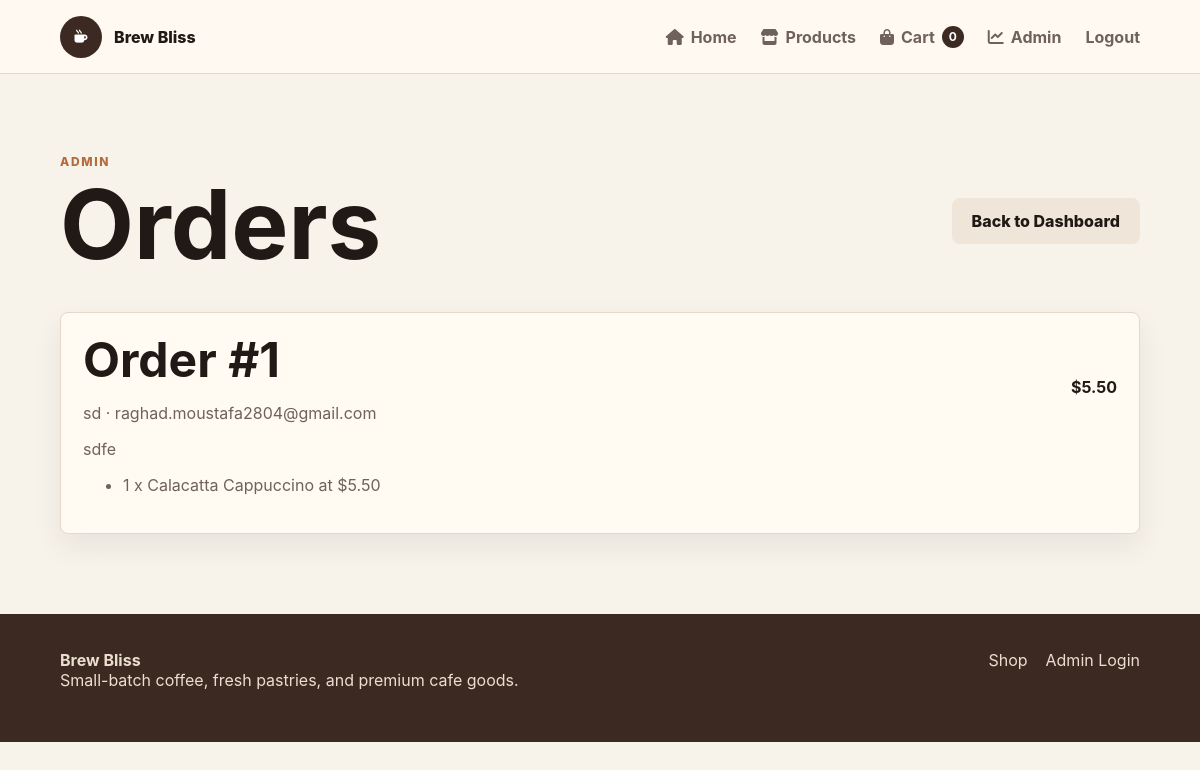
The app's page /admin/orders (signed in) with its own data.
### tables this page shows
CREATE TABLE orders (
            id INTEGER PRIMARY KEY AUTOINCREMENT,
            user_id INTEGER,
            customer_name TEXT NOT NULL,
            customer_email TEXT NOT NULL,
            address TEXT NOT NULL,
            total REAL NOT NULL,
            status TEXT NOT NULL DEFAULT 'New',
            created_at TIMESTAMP DEFAULT CURRENT_TIMESTAMP,
            FOREIGN KEY (user_id) REFERENCES users(id)
        );

CREATE TABLE order_items (
            id INTEGER PRIMARY KEY AUTOINCREMENT,
            order_id INTEGER NOT NULL,
            product_id INTEGER,
            product_name TEXT NOT NULL,
            quantity INTEGER NOT NULL,
            price REAL NOT NULL,
            FOREIGN KEY (order_id) REFERENCES orders(id),
            FOREIGN KEY (product_id) REFERENCES products(id)
        );

### app.py (the view)
@app.route("/admin/orders")
@admin_required
def admin_orders():
    orders = get_db().execute("SELECT * FROM orders ORDER BY created_at DESC").fetchall()
    order_items = {}
    for order in orders:
        order_items[order["id"]] = get_db().execute(
            "SELECT * FROM order_items WHERE order_id = ?", (order["id"],)
        ).fetchall()
    return render_template("admin_orders.html", orders=orders, order_items=order_items)

### app.py (called while the page is built)
def get_db():
    if "db" not in g:
        g.db = sqlite3.connect(DB_PATH)
        g.db.row_factory = sqlite3.Row
    return g.db

def current_user():
    user_id = session.get("user_id")
    if not user_id:
        return None
    return get_db().execute("SELECT * FROM users WHERE id = ?", (user_id,)).fetchone()

def current_admin():
    admin_id = session.get("admin_id")
    if not admin_id:
        return None
    return get_db().execute("SELECT * FROM admins WHERE id = ?", (admin_id,)).fetchone()

@app.context_processor
def inject_globals():
    cart = session.get("cart", {})
    cart_count = sum(cart.values())
    return {
        "current_user": current_user(),
        "current_admin": current_admin(),
        "cart_count": cart_count,
    }

def admin_required(view):
    @wraps(view)
    def wrapped_view(*args, **kwargs):
        if not current_admin():
            flash("Admin access is required.", "danger")
            return redirect(url_for("admin_login"))
        return view(*args, **kwargs)
    return wrapped_view

### templates/admin_orders.html (shortened to what this page needs)
{% extends "base.html" %}
{% block content %}
<section class="admin-shell">
    <div class="admin-heading">
        <div>
            <p class="eyebrow">Admin</p>
            <h1>Orders</h1>
        </div>
        <a class="btn light" href="{{ url_for('admin_dashboard') }}">Back to Dashboard</a>
    </div>
    <div class="orders-list">
        {% for order in orders %}
            <article class="order-card">
                <div class="order-head">
                    <div>
                        <h2>Order #{{ order["id"] }}</h2>
                        <p>{{ order["customer_name"] }} · {{ order["customer_email"] }}</p>
                    </div>
                    <strong>${{ "%.2f"|format(order["total"]) }}</strong>
                </div>
                <p>{{ order["address"] }}</p>
                <ul>
                    {% for item in order_items[order["id"]] %}
                        <li>{{ item["quantity"] }} x {{ item["product_name"] }} at ${{ "%.2f"|format(item["price"]) }}</li>
                    {% endfor %}
                </ul>
            </article>
        {% else %}
            <p class="empty">No orders yet.</p>
        {% endfor %}
    </div>
</section>
{% endblock %}

### static/css/style.css (style rules this page uses)
:root { --ink: #201916; --muted: #6f625a; --cream: #f7f2ea; --paper: #fffaf2; --walnut: #6d3f27; --cocoa: #3c2a22; --copper: #b46a3c; --sage: #75846f; --marble: #f5f0e8; --line: #e4d8ca; --shadow: 0 20px 50px rgba(32, 25, 22, 0.12); }
* { box-sizing: border-box; }
body { margin: 0; color: var(--ink); background: var(--cream); font-family: Inter, ui-sans-serif, system-ui, -apple-system, BlinkMacSystemFont, "Segoe UI", sans-serif; }
a { color: inherit; text-decoration: none; }
.brand, .site-nav, .hero-actions, .product-row, .admin-heading, .admin-actions, .table-actions, .summary-row, .order-head { display: flex; align-items: center; }
.eyebrow { margin: 0 0 10px; color: var(--copper); font-size: 12px; font-weight: 800; text-transform: uppercase; letter-spacing: 0.14em; }
h1, h2, h3, p { margin-top: 0; }
h1 { margin-bottom: 18px; font-size: clamp(48px, 8vw, 104px); line-height: 0.95; letter-spacing: 0; }
h2 { margin-bottom: 18px; font-size: clamp(28px, 4vw, 48px); line-height: 1.04; letter-spacing: 0; }
.btn, .icon-btn, button { border: 0; cursor: pointer; font: inherit; }
.btn { display: inline-flex; align-items: center; justify-content: center; min-height: 46px; padding: 0 20px; border-radius: 8px; font-weight: 800; }
.btn.light { color: var(--ink); background: #efe5d8; }
.section, .admin-shell { width: min(1180px, 90vw); margin: 0 auto; padding: 80px 0; }
.product-card, .summary-card, .form-panel, .order-card, .stats-grid div { border: 1px solid var(--line); border-radius: 8px; background: var(--paper); box-shadow: 0 12px 30px rgba(32, 25, 22, 0.07); }
.admin-heading { justify-content: space-between; gap: 20px; margin-bottom: 24px; }
.orders-list { display: grid; gap: 18px; }
.order-card { padding: 22px; }
.order-head { justify-content: space-between; gap: 16px; }
.order-card p, .order-card li, .empty { color: var(--muted); }

### records on screen
orders: id "1", customer_name "sd", customer_email "raghad.moustafa2804@gmail.com", total "5.50", address "sdfe"
order_items: quantity "1", product_name "Calacatta Cappuccino", price "5.50"

### other values on screen
{{ cart_count }} "0"
